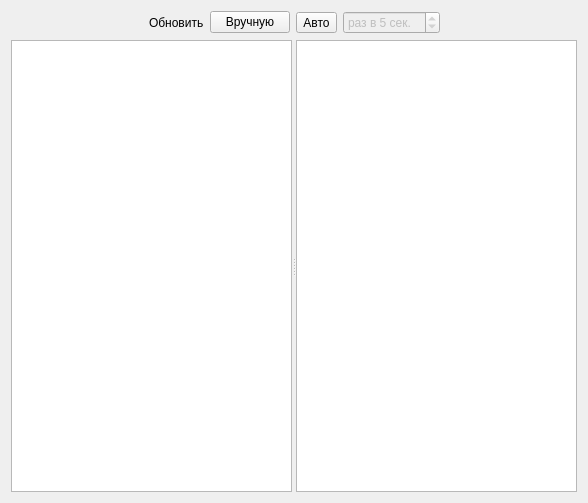
<?xml version="1.0" encoding="UTF-8"?>
<ui version="4.0">
 <class>Widget</class>
 <widget class="QWidget" name="Widget">
  <property name="geometry">
   <rect>
    <x>0</x>
    <y>0</y>
    <width>588</width>
    <height>503</height>
   </rect>
  </property>
  <property name="windowTitle">
   <string>Опрос оборудования</string>
  </property>
  <layout class="QGridLayout" name="gridLayout">
   <item row="0" column="0">
    <layout class="QHBoxLayout" name="horizontalLayout">
     <item>
      <spacer name="horizontalSpacer_2">
       <property name="orientation">
        <enum>Qt::Horizontal</enum>
       </property>
       <property name="sizeHint" stdset="0">
        <size>
         <width>40</width>
         <height>20</height>
        </size>
       </property>
      </spacer>
     </item>
     <item>
      <widget class="QLabel" name="label">
       <property name="text">
        <string>Обновить</string>
       </property>
      </widget>
     </item>
     <item>
      <widget class="QPushButton" name="pushButtonManual">
       <property name="text">
        <string>Вручную</string>
       </property>
      </widget>
     </item>
     <item>
      <widget class="QToolButton" name="toolButtonAuto">
       <property name="text">
        <string>Авто</string>
       </property>
       <property name="checkable">
        <bool>true</bool>
       </property>
       <property name="checked">
        <bool>false</bool>
       </property>
      </widget>
     </item>
     <item>
      <widget class="QSpinBox" name="spinBoxPeriod">
       <property name="enabled">
        <bool>false</bool>
       </property>
       <property name="suffix">
        <string> сек.</string>
       </property>
       <property name="prefix">
        <string>раз в </string>
       </property>
       <property name="minimum">
        <number>1</number>
       </property>
       <property name="maximum">
        <number>60</number>
       </property>
       <property name="value">
        <number>5</number>
       </property>
      </widget>
     </item>
     <item>
      <spacer name="horizontalSpacer">
       <property name="orientation">
        <enum>Qt::Horizontal</enum>
       </property>
       <property name="sizeHint" stdset="0">
        <size>
         <width>40</width>
         <height>20</height>
        </size>
       </property>
      </spacer>
     </item>
    </layout>
   </item>
   <item row="1" column="0">
    <widget class="QSplitter" name="splitter">
     <property name="orientation">
      <enum>Qt::Horizontal</enum>
     </property>
     <widget class="QTreeView" name="treeView">
      <property name="sizePolicy">
       <sizepolicy hsizetype="MinimumExpanding" vsizetype="MinimumExpanding">
        <horstretch>0</horstretch>
        <verstretch>0</verstretch>
       </sizepolicy>
      </property>
     </widget>
     <widget class="QPlainTextEdit" name="plainTextEdit">
      <property name="readOnly">
       <bool>true</bool>
      </property>
     </widget>
    </widget>
   </item>
  </layout>
 </widget>
 <layoutdefault spacing="6" margin="11"/>
 <resources/>
 <connections>
  <connection>
   <sender>toolButtonAuto</sender>
   <signal>toggled(bool)</signal>
   <receiver>spinBoxPeriod</receiver>
   <slot>setEnabled(bool)</slot>
   <hints>
    <hint type="sourcelabel">
     <x>235</x>
     <y>17</y>
    </hint>
    <hint type="destinationlabel">
     <x>271</x>
     <y>14</y>
    </hint>
   </hints>
  </connection>
 </connections>
</ui>
